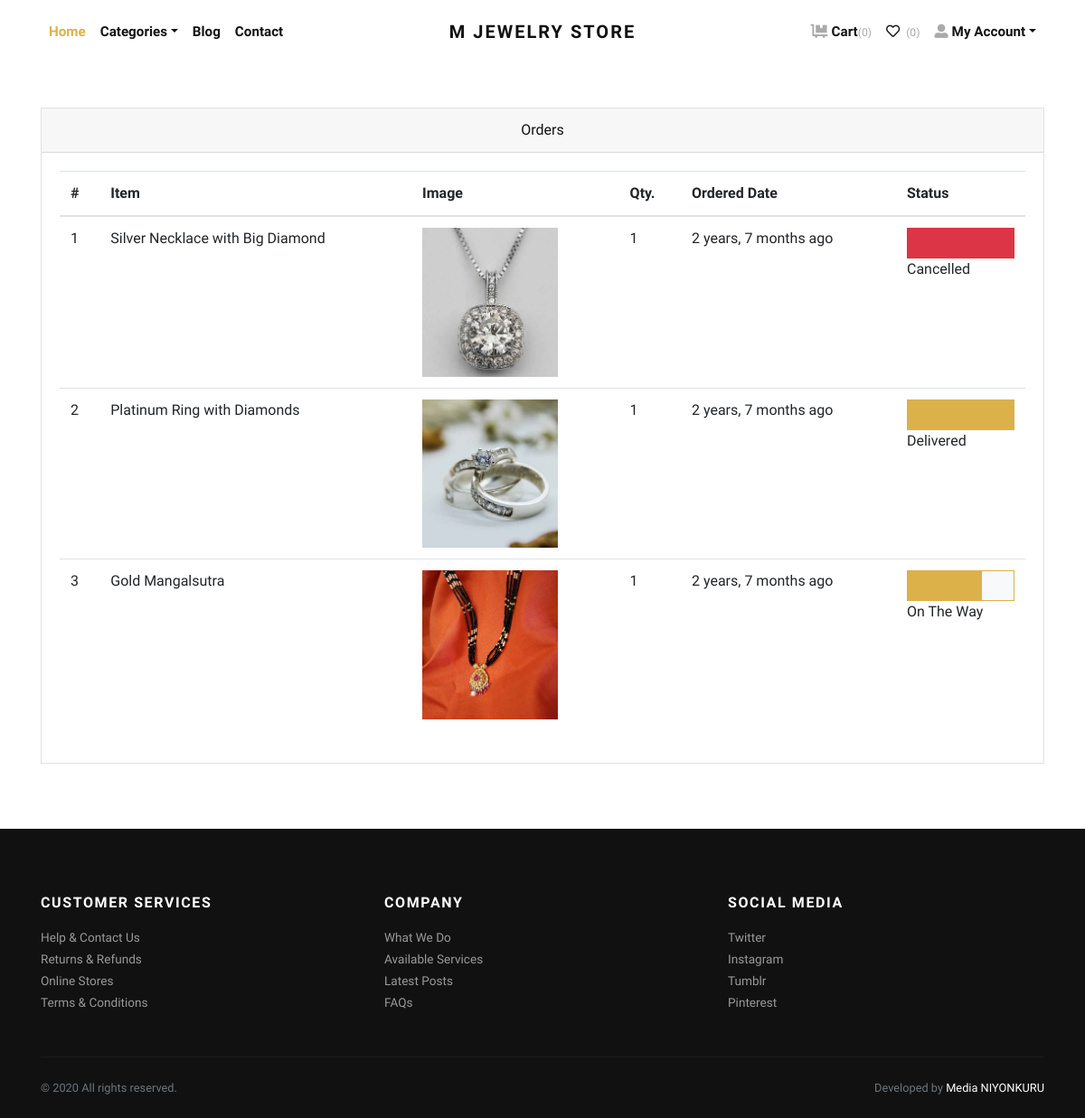
The page /orders/ (signed in) on the database its author committed.
### store/models.py (models this page shows, shortened)
class Order(models.Model):
    user = models.ForeignKey(User, verbose_name="User", on_delete=models.CASCADE)
    address = models.ForeignKey(Address, verbose_name="Shipping Address", on_delete=models.CASCADE)
    product = models.ForeignKey(Product, verbose_name="Product", on_delete=models.CASCADE)
    quantity = models.PositiveIntegerField(verbose_name="Quantity")
    ordered_date = models.DateTimeField(auto_now_add=True, verbose_name="Ordered Date")
    status = models.CharField(
        choices=STATUS_CHOICES,
        max_length=50,
        default="Pending"
        )

class Product(models.Model):
    title = models.CharField(max_length=150, verbose_name="Product Title")
    slug = models.SlugField(max_length=160, verbose_name="Product Slug")
    sku = models.CharField(max_length=255, unique=True, verbose_name="Unique Product ID (SKU)")
    short_description = models.TextField(verbose_name="Short Description")
    detail_description = models.TextField(blank=True, null=True, verbose_name="Detail Description")
    product_image = models.ImageField(upload_to='product', blank=True, null=True, verbose_name="Product Image")
    price = models.DecimalField(max_digits=8, decimal_places=2)
    category = models.ForeignKey(Category, verbose_name="Product Categoy", on_delete=models.CASCADE)
    is_active = models.BooleanField(verbose_name="Is Active?")
    is_featured = models.BooleanField(verbose_name="Is Featured?")
    created_at = models.DateTimeField(auto_now_add=True, verbose_name="Created Date")
    updated_at = models.DateTimeField(auto_now=True, verbose_name="Updated Date")
    class Meta:
        verbose_name_plural = 'Products'
        ordering = ('-created_at', )

### store/views.py (the view)
# urls.py: path('orders/', views.orders, name="orders"),
@login_required
def orders(request):
    all_orders = Order.objects.filter(user=request.user).order_by('-ordered_date')
    return render(request, 'store/orders.html', {'orders': all_orders})

### store/context_preprocessors.py (called while the page is built)
def store_menu(request):
    categories = Category.objects.filter(is_active=True)
    context = {
        'categories_menu': categories,
    }
    return context

def cart_menu(request):
    if request.user.is_authenticated:
        cart_items= Cart.objects.filter(user=request.user)
        context = {
            'cart_items': cart_items,
        }
    else:
        context = {}
    return context

### templates/store/orders.html (shortened to what this page needs)
{% extends 'base.html' %}
{% load static %}
{% load humanize %}
    {% block content %}
      <div class="container py-5">
        <div class="row">
          <div class="col-lg-12">
            <div class="card mb-4" id="tables">
              <div class="card-header text-center">Orders</div>
              <div class="card-body">
                <table class="table table-hover">
                  <thead>
                    <tr>
                      <th>#</th>
                      <th>Item</th>
                      <th>Image</th>
                      <th>Qty.</th>
                      <th>Ordered Date</th>
                      <th>Status</th>
                    </tr>
                  </thead>
                  <tbody>
                    {% if orders %}
                    {% for order in orders %}
                    <tr>
                      <td>{{forloop.counter}}</td>
                      <td>{{order.product.title}}</td>
                      <td>
                        {% if order.product.product_image %}
                          <img src="{{order.product.product_image.url}}" alt="{{order.product.product_ttile}}" style="width:150px;">
                        {% endif %}
                      </td>
                      <td>{{order.quantity}}</td>
                      <td>{{order.ordered_date|naturaltime}}</td>
                      <td>
                        {% if order.status == 'On The Way' %}
                        <div class="bg-light border border-primary">
                            <div class="p-3 bg-primary" style="width:70%;"></div>
                        </div>
                        {% endif %}
                        {% if order.status == 'Delivered' %}
                        <div class="bg-light border border-primary">
                            <div class="p-3 bg-primary" style="width:100%;"></div>
                        </div>
                        {% endif %}
                        {% if order.status == 'Cancelled' %}
                        <div class="bg-light border border-danger">
                            <div class="p-3 bg-danger" style="width:100%;"></div>
                        </div>
                        {% endif %}
                        {{order.status}}
                      </td>
                    </tr>
                    {% endfor %}
                    {% endif %}
                  </tbody>
                </table>
              </div>
            </div>
          </div>
        </div>
      </div>
{% endblock content %}

### jewelryshop/static/css/style.default.css (style rules this page uses)
.border { border: 1px solid #dee2e6 !important; }
.border-primary { border-color: #dcb14a !important; }
.border-danger { border-color: #dc3545 !important; }
body { font-family: "Libre Franklin", sans-serif; font-size: 1rem; font-weight: 400; line-height: 1.5; color: #111111; background-color: #fff; }
.bg-primary { background-color: #dcb14a !important; }
.bg-danger { background-color: #dc3545 !important; }
.bg-light { background-color: #f8f9fa !important; }
.card { background-color: #fff; border: 1px solid rgba(17, 17, 17, 0.125); border-radius: 0; }
.card-body { padding: 1.25rem; }
.card-header { padding: 0.75rem 1.25rem; background-color: rgba(17, 17, 17, 0.03); border-bottom: 1px solid rgba(17, 17, 17, 0.125); }
.card-header:first-child { border-radius: calc(0 - 1px) calc(0 - 1px) 0 0; }

### rows shown on the page
Order: product "Silver Necklace with Big Diamond", product.product_image (picture), quantity "1", ordered_date "2 years, 7 months ago", status "Cancelled"
Order: product "Platinum Ring with Diamonds", product.product_image (picture), quantity "1", ordered_date "2 years, 7 months ago", status "Delivered"
Order: product "Gold Mangalsutra", product.product_image (picture), quantity "1", ordered_date "2 years, 7 months ago", status "On The Way"

### other values the page prints
{{ cart_items.count }} "0"
